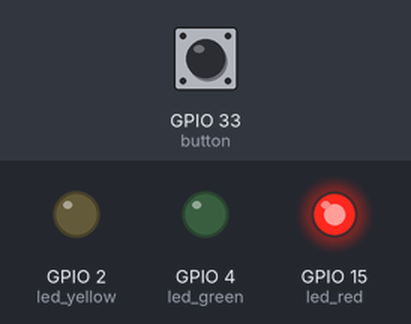
Bench run of a program on a simulated ESP32 board running MicroPython. Parts: output pins drawn as LEDs (lit = HIGH). The test bench sets the inputs (shaded band); at power-on: GPIO 33 (button) HIGH.

Above: at 1.2 s.
1.3 s: GPIO 33 (button) pulled LOW for 0.15 s
At 1.6 s:
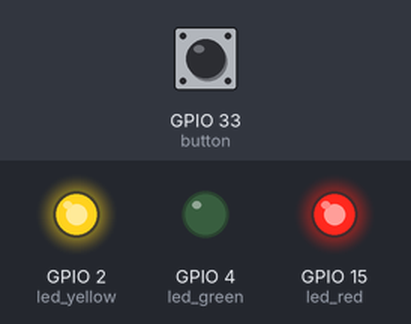
2.9 s: GPIO 33 (button) pulled LOW for 1 s
At 4.0 s:
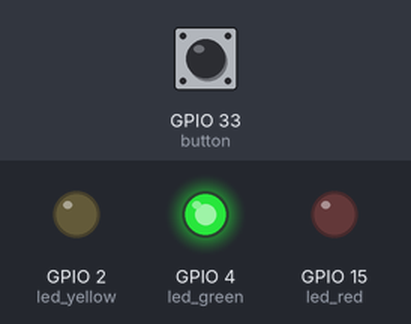
5.4 s: GPIO 33 (button) pulled LOW for 0.15 s
At 5.9 s:
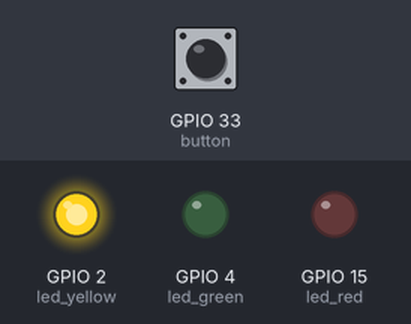
7.0 s: GPIO 33 (button) pulled LOW for 3.2 s
At 8.3 s:
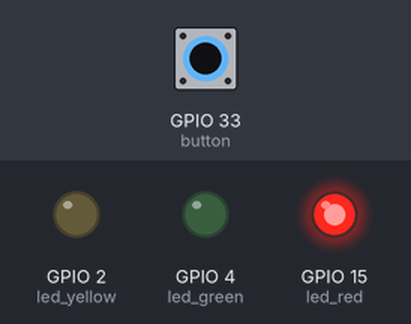
Timing chart, 0 to 10.0 s (numbered marks = the images above; inputs shaded):
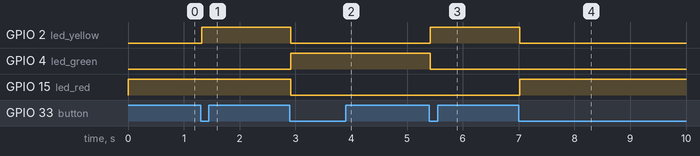

The program:

main_2.py
```python
# Leonardo Vazquez
# Traffic lights problem

from machine import Pin, disable_irq, enable_irq
from time import sleep_ms

# Pin Definitions
led_red = Pin(15, Pin.OUT)
led_yellow = Pin(2, Pin.OUT)
led_green = Pin(4, Pin.OUT)
button = Pin(33, Pin.IN, Pin.PULL_UP)

# IRQ FUNCTION
def irq_button(pin):
  global flag, state_vector
  s = disable_irq()
  sleep_ms(20)
  if pin.value() == False:
    flag += 1
    if flag == 4:
      flag = 0
    TLF(flag)
  enable_irq(s)


#  TRAFFIC LIGHTS FUNCTION
def TLF(i):
  led_red.value(state_vector[i][0])
  led_yellow.value(state_vector[i][1])
  led_green.value(state_vector[i][2])

# Settings
flag = 0
state_vector = [[1,0,0],[1,1,0],[0,0,1],[0,1,0],[0,0,0]]
button.irq(handler = irq_button, trigger = Pin.IRQ_FALLING)
TLF(flag)
```

Measured:
- after the input at 1.3 s, GPIO 2 (led_yellow): LOW → HIGH at once
- after the input at 2.9 s, GPIO 2 (led_yellow), GPIO 15 (led_red): HIGH → LOW at once; GPIO 4 (led_green): LOW → HIGH at once
- after the input at 5.4 s, GPIO 2 (led_yellow): LOW → HIGH at once; GPIO 4 (led_green): HIGH → LOW at once
- after the input at 7.0 s, GPIO 2 (led_yellow): HIGH → LOW at once; GPIO 15 (led_red): LOW → HIGH at once
